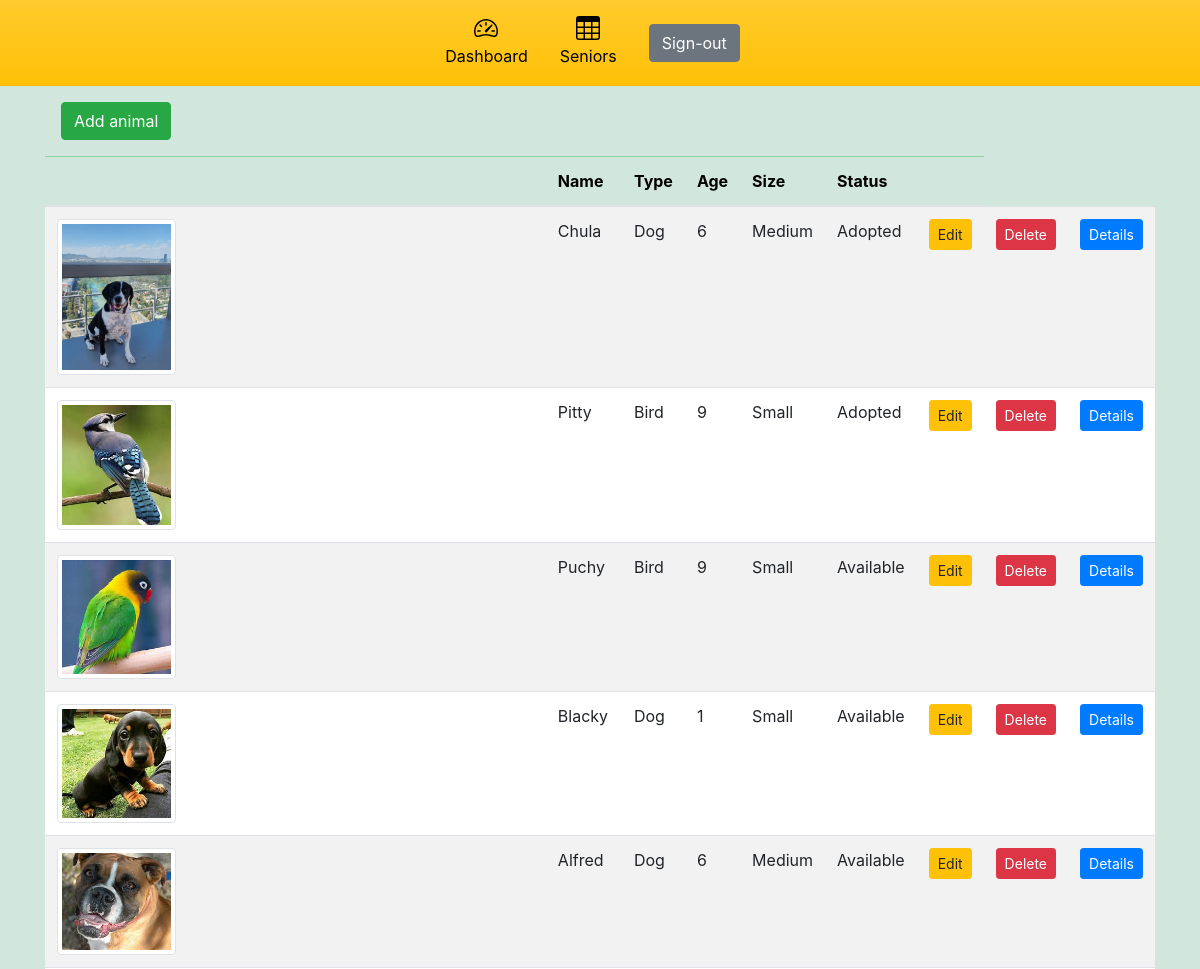
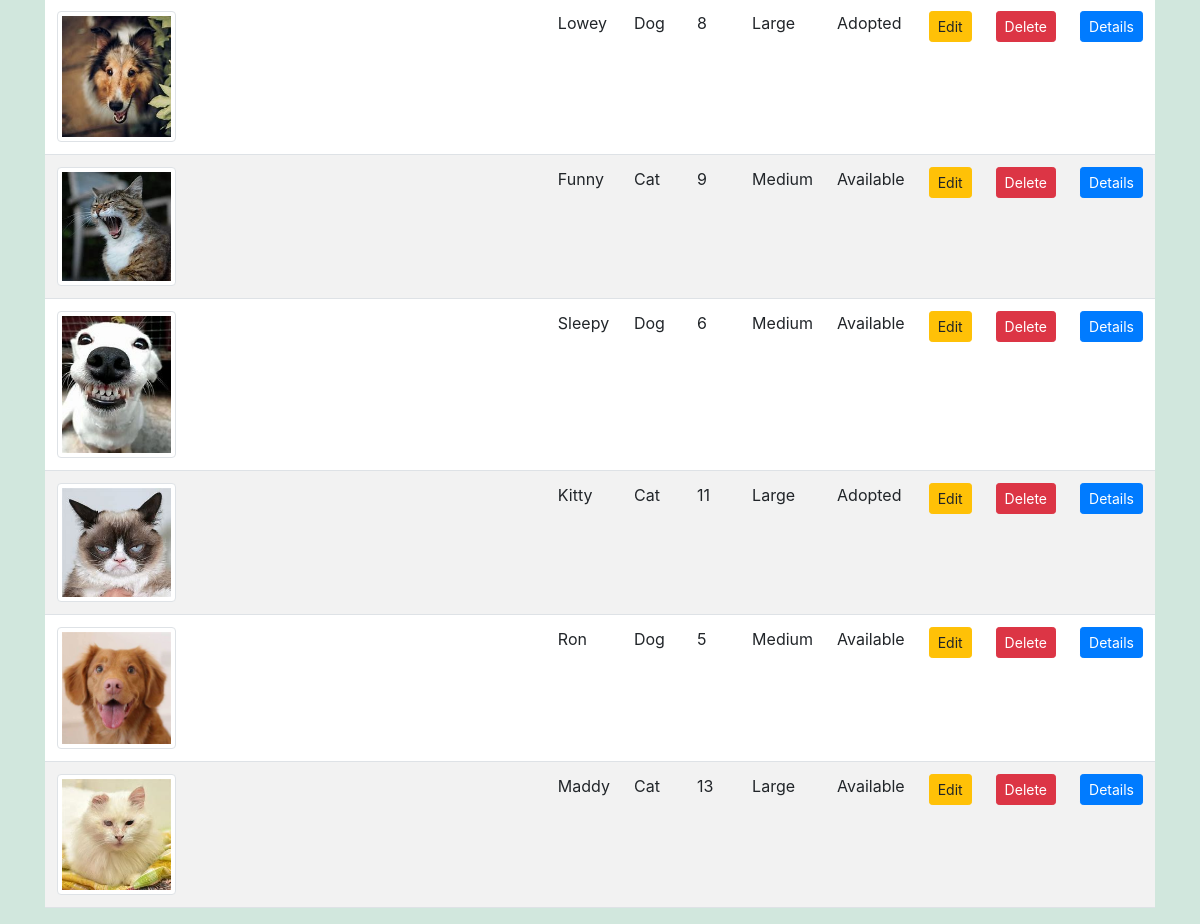
Screenshot of /animals/animals_dashboard.php (signed in) with the database file from the repository (2 pictures, top to bottom).
### tables this page shows
CREATE TABLE `animals` (
  `id` int(11) NOT NULL,
  `name` varchar(100) NOT NULL,
  `location` varchar(100) NOT NULL,
  `picture` varchar(255) NOT NULL,
  `description` varchar(255) NOT NULL,
  `size` varchar(10) NOT NULL,
  `age` int(3) NOT NULL,
  `color` varchar(20) DEFAULT NULL,
  `type` varchar(20) NOT NULL,
  `vaccinated` varchar(20) NOT NULL,
  `status` varchar(50) NOT NULL
);

### animals/animals_dashboard.php (the view, shortened to what this page needs)
<?php
require_once '../components/db_connection.php';
$sql = "SELECT * FROM animals";
$result = mysqli_query($connect, $sql);
$tbody = '';
if (mysqli_num_rows($result)  > 0) {
    while ($row = mysqli_fetch_array($result, MYSQLI_ASSOC)) {
        $tbody .= "<tr>
            <td><img class='img-thumbnail w-25 h-25' src='pictures/" . $row['picture'] . " '</td>
            <td>" . $row['name'] . "</td>
            <td>" . $row['type'] . "</td>
            <td>" . $row['age'] . "</td>
            <td>" . $row['size'] . "</td>
            <td>" . $row['status'] . "</td>
            <td><a href='animal_update.php?id=" . $row['id'] . "'><button class='btn btn-warning btn-sm' type='button'>Edit</button></a></td>
            <td><a href='animal_delete.php?id=" . $row['id'] . "'><button class='btn btn-danger btn-sm' type='button'>Delete</button></a></td>
            <td><a href='details.php?id=" . $row['id'] . "'><button class='btn btn-primary btn-sm' type='button'>Details</button></a></td>
            </tr>";
    };
} else {
    $tbody =  "<tr><td colspan='5'><center>No Data Available </center></td></tr>";
}
?>
<!doctype html>
<html lang="en">
<head>
    <?php require_once '../components/bootstrap.php' ?>
    <link href="../assets/dist/css/bootstrap.min.css" rel="stylesheet">
</head>
<body class="bg-success-subtle">
    <header>
        <div class="px-3 py-2 bg-warning bg-gradient">
            <div class="container">
                <div class="d-flex flex-wrap align-items-center  justify-content-lg-center ">
                    <div class="nav col-12 col-lg-auto justify-content-center text-black ">
                        <a href="../users/dashboard.php" class="nav-link">
                            <svg class="bi d-block mx-auto mb-1" width="24" height="24">
                                <use xlink:href="#speedometer2"></use>
                            </svg>
                            Dashboard
                        </a>
                        <a href="seniors.php" class="nav-link">
                            <svg class="bi d-block mx-auto mb-1" width="24" height="24">
                                <use xlink:href="#table"></use>
                            </svg>
                            Seniors
                        </a>
                        <a href="../users/logout.php?logout">
                            <button type="button" class="btn btn-secondary m-3">
                                Sign-out
                            </button>
                        </a>
                    </div>
                </div>
            </div>
        </div>
    </header>
    <div class="container">
        <div class='m-3'>
            <a href="create.php"><button class='btn btn-success' type="button">Add animal</button></a>
        </div>
        <table class='table table-striped'>
            <thead class='table-success'>
                <tr>
                    <th></th>
                    <th>Name</th>
                    <th>Type</th>
                    <th>Age</th>
                    <th>Size</th>
                    <th>Status</th>
                    <th></th>
                </tr>
            </thead>
            <tbody>
                <?= $tbody; ?>
            </tbody>
        </table>
    </div>
</body>
</html>

### animals/animals_dashboard.php (style rules this page uses)
.bi { vertical-align: -.125em; fill: currentColor; }
.nav-link { color: black; }

### rows the page displays
animals: picture (picture), name "Chula", type "Dog", age "6", size "Medium", status "Adopted"
animals: picture (picture), name "Pitty", type "Bird", age "9", size "Small", status "Adopted"
animals: picture (picture), name "Puchy", type "Bird", age "9", size "Small", status "Available"
animals: picture (picture), name "Blacky", type "Dog", age "1", size "Small", status "Available"
animals: picture (picture), name "Alfred", type "Dog", age "6", size "Medium", status "Available"
animals: picture (picture), name "Lowey", type "Dog", age "8", size "Large", status "Adopted"
animals: picture (picture), name "Funny", type "Cat", age "9", size "Medium", status "Available"
animals: picture (picture), name "Sleepy", type "Dog", age "6", size "Medium", status "Available"
animals: picture (picture), name "Kitty", type "Cat", age "11", size "Large", status "Adopted"
animals: picture (picture), name "Ron", type "Dog", age "5", size "Medium", status "Available"
animals: picture (picture), name "Maddy", type "Cat", age "13", size "Large", status "Available"
